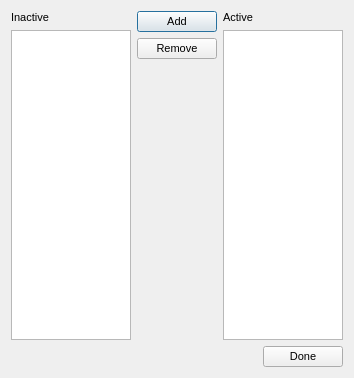
<?xml version="1.0" encoding="UTF-8"?>
<ui version="4.0">
 <class>assignActivesDlg</class>
 <widget class="QDialog" name="assignActivesDlg">
  <property name="geometry">
   <rect>
    <x>0</x>
    <y>0</y>
    <width>354</width>
    <height>378</height>
   </rect>
  </property>
  <property name="windowTitle">
   <string>Assign Species</string>
  </property>
  <layout class="QVBoxLayout" name="verticalLayout">
   <item>
    <layout class="QHBoxLayout" name="horizontalLayout">
     <property name="bottomMargin">
      <number>0</number>
     </property>
     <item>
      <layout class="QVBoxLayout" name="verticalLayout_5">
       <property name="bottomMargin">
        <number>0</number>
       </property>
       <item>
        <widget class="QLabel" name="label1">
         <property name="font">
          <font>
           <pointsize>8</pointsize>
          </font>
         </property>
         <property name="text">
          <string>Inactive</string>
         </property>
        </widget>
       </item>
       <item>
        <widget class="QTableView" name="inactiveView">
         <property name="font">
          <font>
           <pointsize>8</pointsize>
          </font>
         </property>
        </widget>
       </item>
      </layout>
     </item>
     <item>
      <layout class="QVBoxLayout" name="verticalLayout_6">
       <property name="rightMargin">
        <number>0</number>
       </property>
       <item>
        <widget class="QPushButton" name="addBtn">
         <property name="font">
          <font>
           <pointsize>8</pointsize>
          </font>
         </property>
         <property name="text">
          <string>Add</string>
         </property>
        </widget>
       </item>
       <item>
        <widget class="QPushButton" name="remBtn">
         <property name="font">
          <font>
           <pointsize>8</pointsize>
          </font>
         </property>
         <property name="text">
          <string>Remove</string>
         </property>
        </widget>
       </item>
       <item>
        <spacer name="verticalSpacer">
         <property name="orientation">
          <enum>Qt::Vertical</enum>
         </property>
         <property name="sizeHint" stdset="0">
          <size>
           <width>20</width>
           <height>40</height>
          </size>
         </property>
        </spacer>
       </item>
      </layout>
     </item>
     <item>
      <layout class="QVBoxLayout" name="verticalLayout_7">
       <property name="rightMargin">
        <number>0</number>
       </property>
       <item>
        <widget class="QLabel" name="label2">
         <property name="font">
          <font>
           <pointsize>8</pointsize>
          </font>
         </property>
         <property name="text">
          <string>Active</string>
         </property>
        </widget>
       </item>
       <item>
        <widget class="QTableView" name="activeView">
         <property name="font">
          <font>
           <pointsize>8</pointsize>
          </font>
         </property>
        </widget>
       </item>
      </layout>
     </item>
    </layout>
   </item>
   <item>
    <layout class="QHBoxLayout" name="horizontalLayout_4">
     <property name="bottomMargin">
      <number>0</number>
     </property>
     <item>
      <spacer name="horizontalSpacer">
       <property name="font">
        <font>
         <pointsize>12</pointsize>
        </font>
       </property>
       <property name="orientation">
        <enum>Qt::Horizontal</enum>
       </property>
       <property name="sizeHint" stdset="0">
        <size>
         <width>40</width>
         <height>20</height>
        </size>
       </property>
      </spacer>
     </item>
     <item>
      <widget class="QPushButton" name="okBtn">
       <property name="font">
        <font>
         <pointsize>8</pointsize>
        </font>
       </property>
       <property name="text">
        <string>Done</string>
       </property>
      </widget>
     </item>
    </layout>
   </item>
  </layout>
 </widget>
 <resources/>
 <connections/>
</ui>
